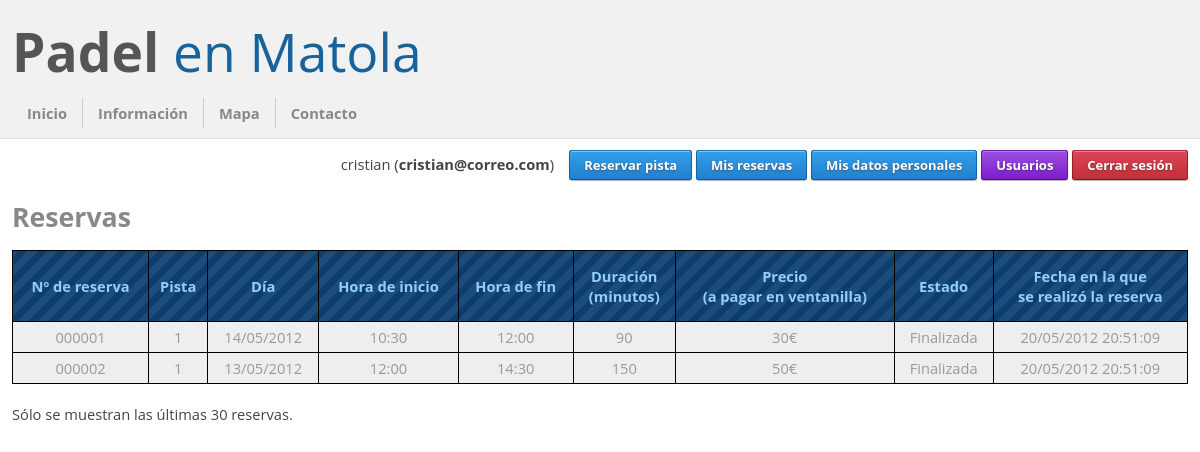
Screenshot of /Padel/reservas.php (signed in) with the database file from the repository.
### tables this page shows
create table reservas
(
    id int not null auto_increment,
    id_usuario int not null,
    id_pista int not null,
    fecha_inicio datetime not null,
    fecha_fin datetime not null,
    fecha_realizacion datetime not null,
    reservable int not null default 1,
    primary key (id),
    unique (id_pista, fecha_inicio),
    unique (id_pista, fecha_fin)
);

### Padel/minilibreria.php (called while the page is built, shortened)
<?php
    require_once 'constantes.php';
    require_once 'BD.php';
    require_once 'ENUsuario.php';
    require_once 'ENReserva.php';
    function getUsuario()
    {
        $usuario = null;
        if (!isset($_SESSION["usuario"]))
        {
            if (isset($_COOKIE["email"]) && isset($_COOKIE["contrasena"]))
            {
                $usuario2 = ENUsuario::obtenerPorEmail($_COOKIE["email"]);
                if ($usuario2 != null)
                {
                    if ($usuario2->getContrasena() == $_COOKIE["contrasena"])
                    {
                        $_SESSION["usuario"] = serialize($usuario2);
                        $usuario = $usuario2;
                    }
                }
            }
        }
        else
        {
            $usuario = unserialize($_SESSION["usuario"]);
        }
        return $usuario;
    }
    function rellenar($cadena,$caracter,$digitos)
    {
        while (strlen($cadena)<$digitos)
        {
            $cadena = "$caracter$cadena";
        }
        return $cadena;
    }
?>

### Padel/ENUsuario.php (called while the page is built, shortened)
<?php
require_once 'minilibreria.php';
class ENUsuario
{
    private $id;
     public function getId()
     {
         return $this->id;
     }
}
?>

### Padel/constantes.php (called while the page is built, shortened)
<?php
$PRECIOHORA = 20;
$RELLENO = 6;
$CANTIDAD_RESERVAS = 30;
?>

### Padel/ENReserva.php (called while the page is built, shortened)
<?php
require_once 'minilibreria.php';
class ENReserva
{
    private $id;
    private $id_pista;
    private $fecha_inicio;
    private $fecha_fin;
    private $fecha_realizacion;
    public function getId()
    {
        return $this->id;
    }
    public function getIdPista()
    {
        return $this->id_pista;
    }
    public function getFechaInicio()
    {
        return $this->fecha_inicio;
    }
    public function getFechaFin()
    {
        return $this->fecha_fin;
    }
    public function getFechaRealizacion()
    {
        return $this->fecha_realizacion;
    }
    public function getDuracion()
    {
        $interval = $this->fecha_inicio->diff($this->fecha_fin, true);
        return $interval->h * 60 + $interval->i;
    }
    public function getEstado()
    {
        if ($this->fecha_inicio > new DateTime())
            return "Pendiente";
        else if ($this->fecha_fin < new DateTime())
            return "Finalizada";
        else
            return "En curso";
    }
    public function __construct()
    {
        $this->id = 0;
        $this->id_pista = 0;
        $this->fecha_inicio = new DateTime();
        $this->fecha_fin = new DateTime();
        $this->fecha_realizacion = new DateTime();
    }
    private static function obtenerDatos($fila) {
        $reserva = new ENReserva;
        $reserva->id = $fila[0];
        $reserva->id_usuario = $fila[1];
        $reserva->id_pista = $fila[2];
        $reserva->fecha_inicio = new DateTime($fila[3]);
        $reserva->fecha_fin = new DateTime($fila[4]);
        $reserva->fecha_realizacion = new DateTime($fila[5]);
        $reserva->reservable = ($fila[6] == "0" || $fila[6] == 0) ? false : true;
        return $reserva;
    }
    public static function obtenerPorUsuario($id_usuario, $cantidad)
    {
        $lista = NULL;
        try
        {
            $sentencia = "select * from reservas where id_usuario = '$id_usuario' order by fecha_inicio desc limit $cantidad";
            $resultado = mysql_query($sentencia, BD::conectar());
            if ($resultado)
            {
                $lista = array();
                $contador = 0;
                while ($fila = mysql_fetch_array($resultado))
                {
                    $reserva = self::obtenerDatos($fila);
                    if ($reserva != NULL)
                    {
                        $lista[$contador++] = $reserva;
                    }
                    else
                    {
                        echo "ENReserva::obtenerPorUsuario() Reserva nula nº $contador";
                    }
                }
            }
            else
            {
                echo "ENReserva::obtenerPorUsuario()" . mysql_error();
            }
        }
        catch (Exception $e)
        {
            $lista = NULL;
            echo "ENReserva::obtenerPorUsuario()" . $e->getMessage();
        }
        return $lista;
    }
}
?>

### Padel/BD.php (called while the page is built, shortened)
<?php
class BD
{
    private static $ip;
    private static $usuario;
    private static $contrasena;
    public static function espeficarDatos($ip, $usuario, $contrasena, $nombreBd)
    {
        self::$ip = $ip;
        self::$usuario = $usuario;
        self::$contrasena = $contrasena;
    }
    public static function conectar()
    {
        if (!($conexion=mysql_connect(self::$ip,self::$usuario,self::$contrasena)))
        {
            echo "BD::conectar No se pudo conectar al servidor de la base de datos.";
            $conexion = NULL;
            exit();
        }
        return $conexion;
    }
    public static function desconectar($conexion = NULL)
    {
        if ($conexion != NULL)
            return mysql_close($conexion);
        else
            return mysql_close();
    }
}
?>

### Padel/reservas.php (the view, shortened to what this page needs)
<?php
include_once "base.php";
$usuario = getUsuario();
$reservas = ENReserva::obtenerPorUsuario($usuario->getId(), $CANTIDAD_RESERVAS);
?>
        <div id="reservas">
            <h3><span>Reservas</span></h3>
            <table>
                <tr class="filacabecera">
                    <td class="cabecera">Nº de reserva</td>
                    <td class="cabecera">Pista</td>
                    <td class="cabecera">Día</td>
                    <td class="cabecera">Hora de inicio</td>
                    <td class="cabecera">Hora de fin</td>
                    <td class="cabecera">Duración<br />(minutos)</td>
                    <td class="cabecera">Precio<br />(a pagar en ventanilla)</td>
                    <td class="cabecera">Estado</td>
                    <td class="cabecera">Fecha en la que<br />se realizó la reserva</td>
                </tr>
<?php
foreach ($reservas as $reserva)
{
    $clase = ($reserva->getEstado() ==  "Pendiente") ? "pendiente" : ($reserva->getEstado() == "Finalizada" ? "finalizada" : "encurso");
    echo "<tr class=\"$clase\" onclick=\"window.location = 'reserva.php?id=".$reserva->getId()."';\">\n";
    echo "<td>".rellenar($reserva->getId(), '0', $RELLENO)."</td>\n";
    echo "<td>".$reserva->getIdPista()."</td>\n";
    echo "<td>".$reserva->getFechaInicio()->format('d/m/Y')."</td>\n";
    echo "<td>".$reserva->getFechaInicio()->format('H:i')."</td>\n";
    echo "<td>".$reserva->getFechaFin()->format('H:i')."</td>\n";
    echo "<td>".$reserva->getDuracion()."</td>\n";
    echo "<td>".($reserva->getDuracion() * $PRECIOHORA / 60)."€</td>\n";
    echo "<td>".$reserva->getEstado()."</td>\n";
    echo "<td>".$reserva->getFechaRealizacion()->format('d/m/Y H:i:s')."</td>\n";
    echo "</tr>\n";
}
?>
            </table>
            <div><br />Sólo se muestran las últimas <?php echo $CANTIDAD_RESERVAS; ?> reservas.</div>
        </div>

### Padel/css/freshbutton.css (style rules this page uses)
html, body, h { margin: 0; padding: 0; font-family: "Calibri", "Open Sans","lucida grande","Segoe UI",arial,verdana,"lucida sans unicode",tahoma,sans-serif; font-size: 11pt; color: #444; }
h3 { font-size: 20pt; color: #888; }
#cuerpo h3 { margin-top: 15px; margin-bottom: 15px; }
#reservas tr.pendiente td, #reservas tr.encurso td, #reservas tr.finalizada td, #usuarios tr.linea td { padding: 5px; }
#reservas tr.finalizada { background-color: #EEE; color: #999; }
table, tr { border: 0; }
#tablapistas td, #reservas td, #usuarios td { border: 1px solid #000; }
.filacabecera { background-image: url('cabecera2.png'); }
.cabecera { font-weight: bold; padding: 5px; height: 60px; color: #93CEF8; }
#reservas table, #usuarios table { width: 100%; text-align: center; border-collapse: collapse; }

### rows the page displays
reservas: id "000001", id_pista "1", fecha_inicio "14/05/2012", fecha_inicio "10:30", fecha_fin "12:00", $reserva->getDuracion() "90", $reserva->getDuracion() * $PRECIOHORA / 60 "30", fecha_fin "Finalizada", fecha_realizacion "20/05/2012 20:51:09"
reservas: id "000002", id_pista "1", fecha_inicio "13/05/2012", fecha_inicio "12:00", fecha_fin "14:30", $reserva->getDuracion() "150", $reserva->getDuracion() * $PRECIOHORA / 60 "50", fecha_fin "Finalizada", fecha_realizacion "20/05/2012 20:51:09"

### other values shown
$usuario->getNombre() "cristian"
$usuario->getEmail() "cristian@correo.com"
$CANTIDAD_RESERVAS "30"
